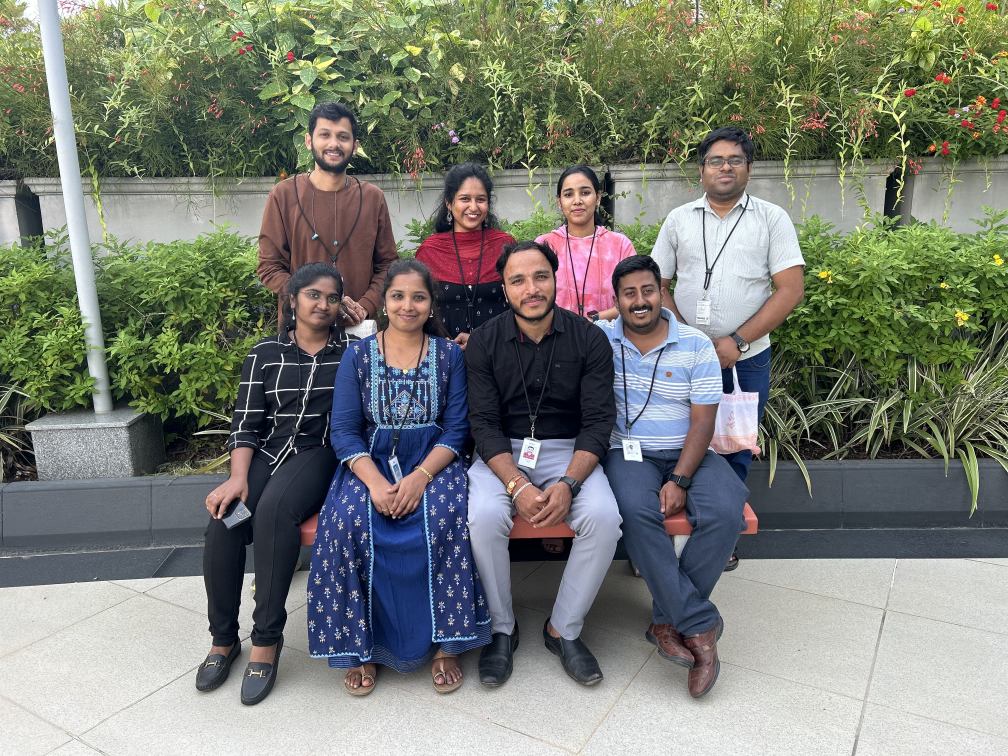
#> input picture GroupFace.jpg, 4032 x 3024 px (shown at 1/4 size)
$ python 4.faceDetection.py
#> lines starting #> are read from the running program, lines starting #| are printed output that depends on the picture
# Importing OpenCV package
import cv2
import imutils

# Reading the image
img = cv2.imread('GroupFace.jpg')
#> img is the input picture: shape (3024, 4032, 3); mean B, G, R 115.8, 125.8, 121.8

# Converting image to grayscale
gray_img = cv2.cvtColor(img, cv2.COLOR_BGR2GRAY) # Not required already using grey image
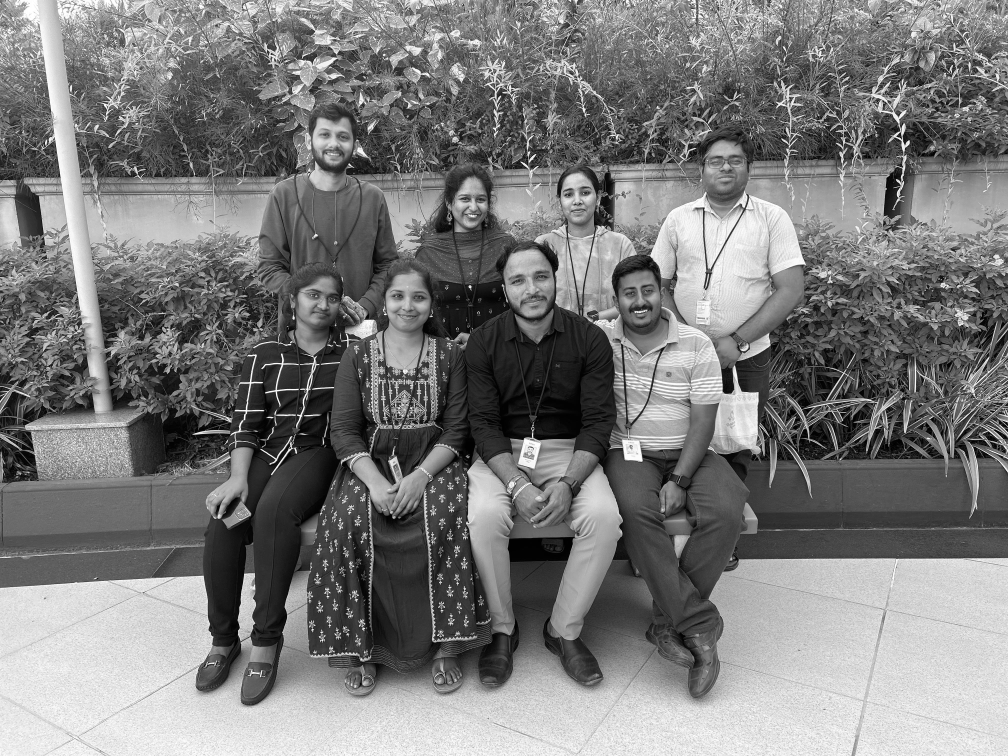
#> gray_img: shape (3024, 4032) (shown at 1/4 size); min 0, max 255, mean 123.5

# Loading the required haar-cascade xml classifier file
haar_cascade = cv2.CascadeClassifier('Haarcascade_frontalface_default.xml')

# Applying the face detection method on the grayscale image
faces_rect = haar_cascade.detectMultiScale(gray_img, 1.1, 9)
#> faces_rect = [[1773, 1539, 100, 100], [2803, 563, 204, 204], [2217, 697, 184, 184], [1796, 724, 183, 183], [1239, 472, 189, 189], [1187, 1110, 195, 195], [2443, 1077, 227, 227], [1517, 1099, 227, 227], [1998, 1016, 251, 251]]

# Iterating through rectangles of detected faces
for (x, y, w, h) in faces_rect:
	cv2.rectangle(img, (x, y), (x+w, y+h), (0, 255, 0), 2)
#> this loop made 9 passes


#resize myself because of image is bigger
resizeImg = imutils.resize(img,width=800)
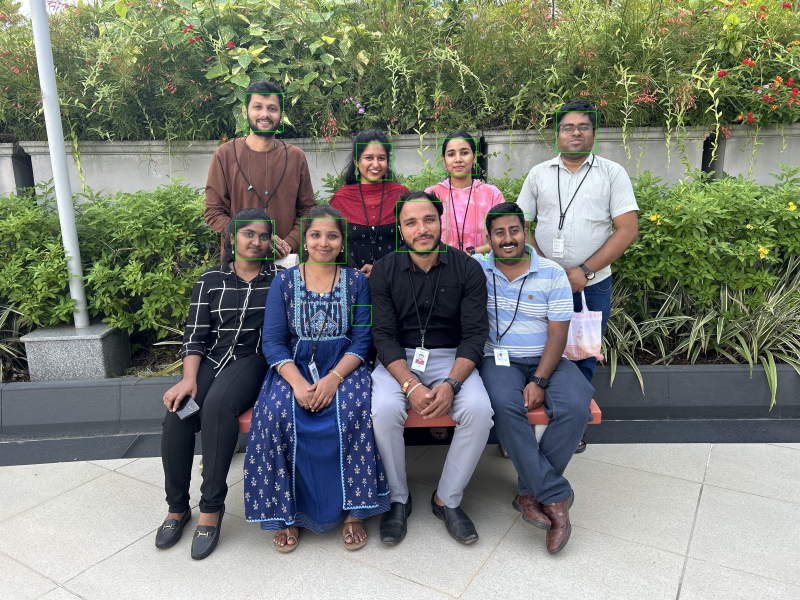
#> resizeImg: shape (600, 800, 3); mean B, G, R 115.6, 126.1, 121.7

cv2.imshow('Detected faces', resizeImg)

cv2.waitKey(10000)
cv2.destroyAllWindows()

$ run again, with faces.jpg copied over GroupFace.jpg
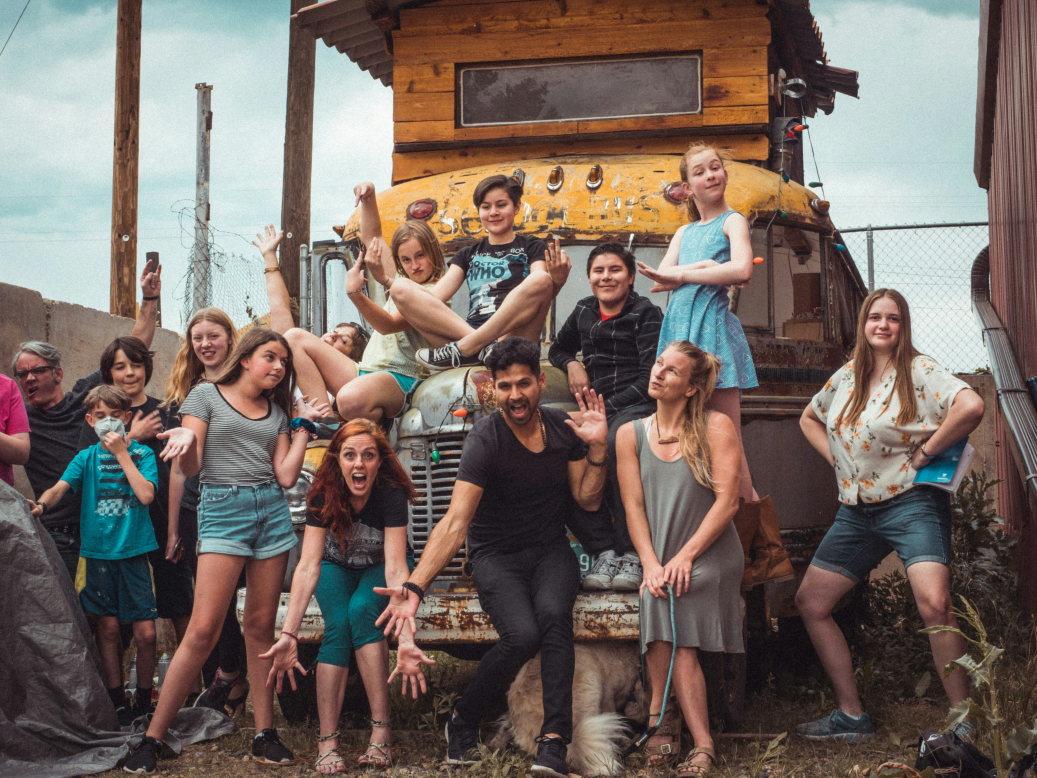
#> input picture faces.jpg, 5184 x 3888 px (shown at 1/5 size)
#> img is the input picture: shape (3888, 5184, 3); mean B, G, R 98.5, 105.5, 118.8
#> `gray_img = cv2.cvtColor(img, cv2.COLOR_BGR2GRAY)`:
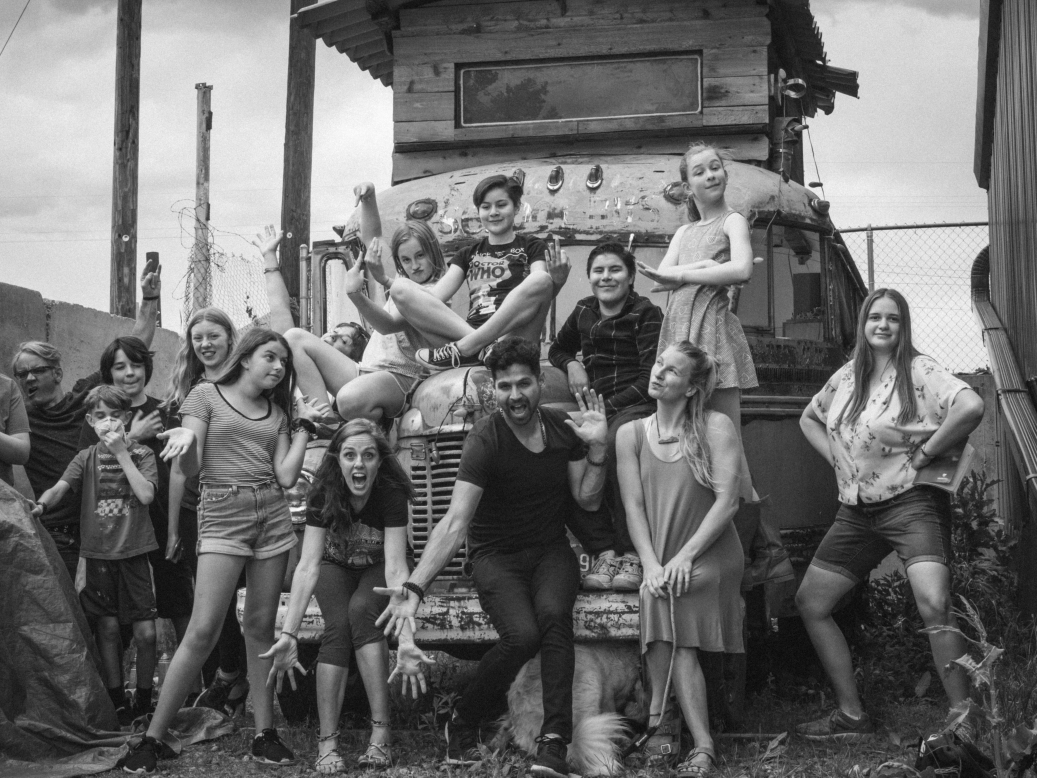
#> gray_img: shape (3888, 5184) (shown at 1/5 size); min 1, max 255, mean 108.7
#> faces_rect = 18 rows, first 6: [3134, 2518, 53, 53], [2260, 2470, 78, 78], [3921, 3689, 84, 84], [3522, 2065, 148, 148], [1772, 3238, 153, 153], [2923, 1260, 226, 226]
#> the loop `for (x, y, w, h) in faces_rect:` made 18 passes
#> `resizeImg = imutils.resize(img,width=800)`:
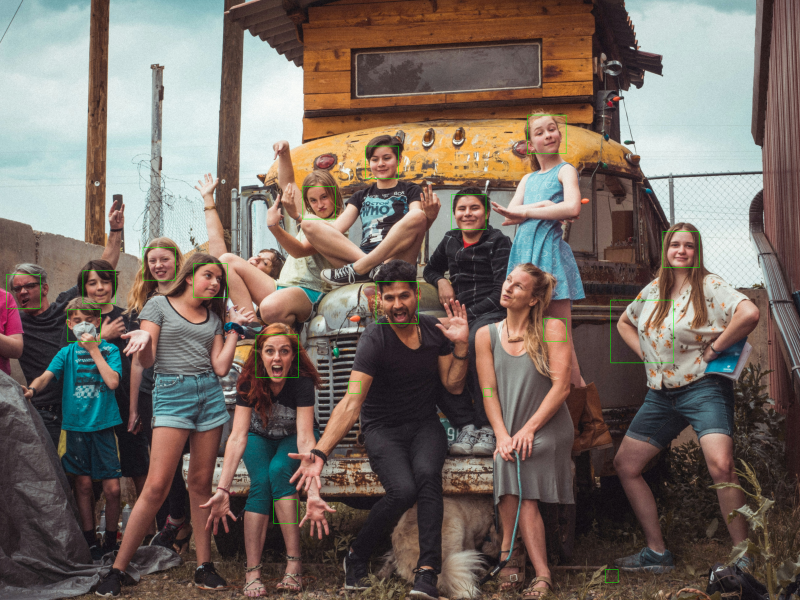
#> resizeImg: shape (600, 800, 3); mean B, G, R 98.4, 105.9, 118.6
